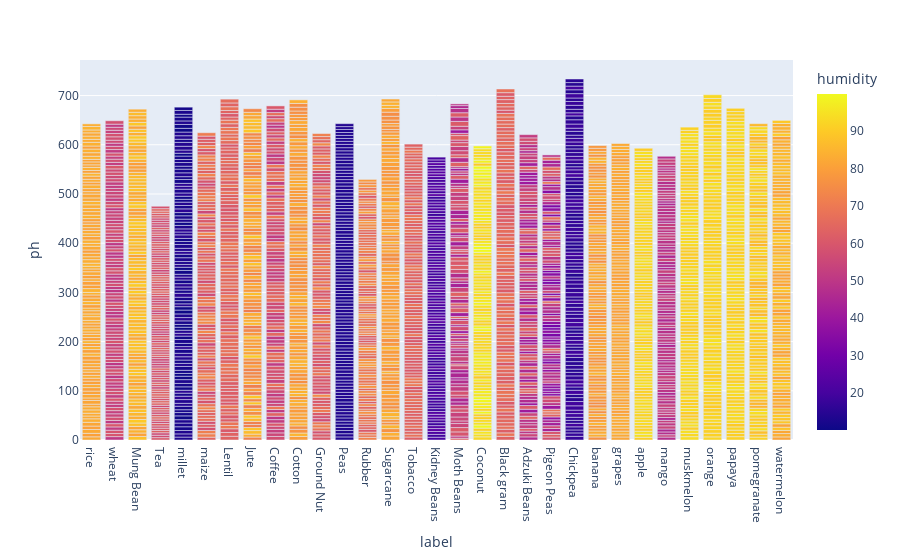

Notebook cell for this chart:
### Code cell
# ph visualization

fig3 = px.bar(df, x='label', y='ph', color='humidity')
fig3.show()

### Figure 1 — Plotly figure (JSON) as saved in the notebook; plotly's stock layout.template omitted (floating-point values rounded to 4 significant figures; data arrays with more than 128 entries replaced by an {"elided": "..."} marker saying what was removed)
{"data": [{"alignmentgroup": "True", "hovertemplate": "label=%{x}<br>ph=%{y}<br>humidity=%{marker.color}<extra></extra>", "legendgroup": "", "marker": {"color": {"elided": "3100 float values"}, "coloraxis": "coloraxis"}, "name": "", "offsetgroup": "", "orientation": "v", "showlegend": false, "textposition": "auto", "type": "bar", "x": {"elided": "3100 str values"}, "xaxis": "x", "y": {"elided": "3100 float values"}, "yaxis": "y"}], "layout": {"barmode": "relative", "coloraxis": {"colorbar": {"title": {"text": "humidity"}}, "colorscale": [[0, "#0d0887"], [0.1111, "#46039f"], [0.2222, "#7201a8"], [0.3333, "#9c179e"], [0.4444, "#bd3786"], [0.5556, "#d8576b"], [0.6667, "#ed7953"], [0.7778, "#fb9f3a"], [0.8889, "#fdca26"], [1, "#f0f921"]]}, "legend": {"tracegroupgap": 0}, "margin": {"t": 60}, "xaxis": {"anchor": "y", "domain": [0, 1], "title": {"text": "label"}}, "yaxis": {"anchor": "x", "domain": [0, 1], "title": {"text": "ph"}}}}
